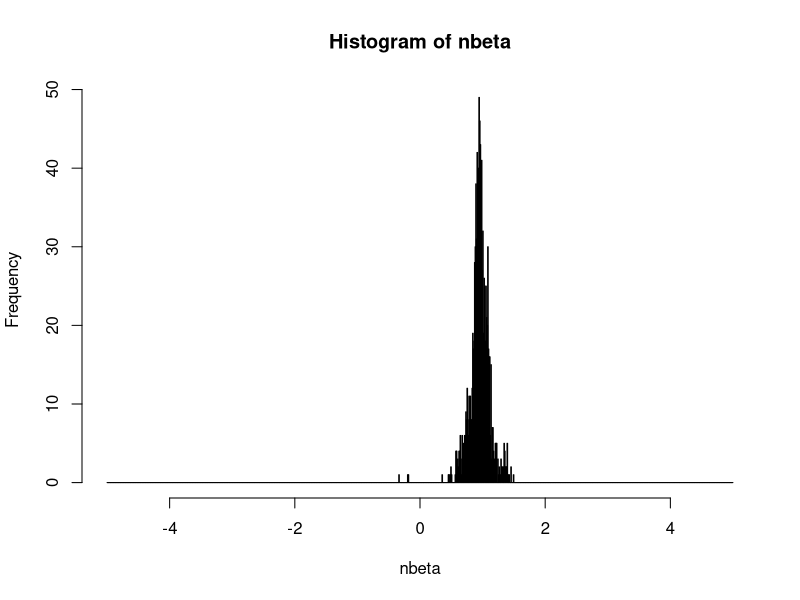
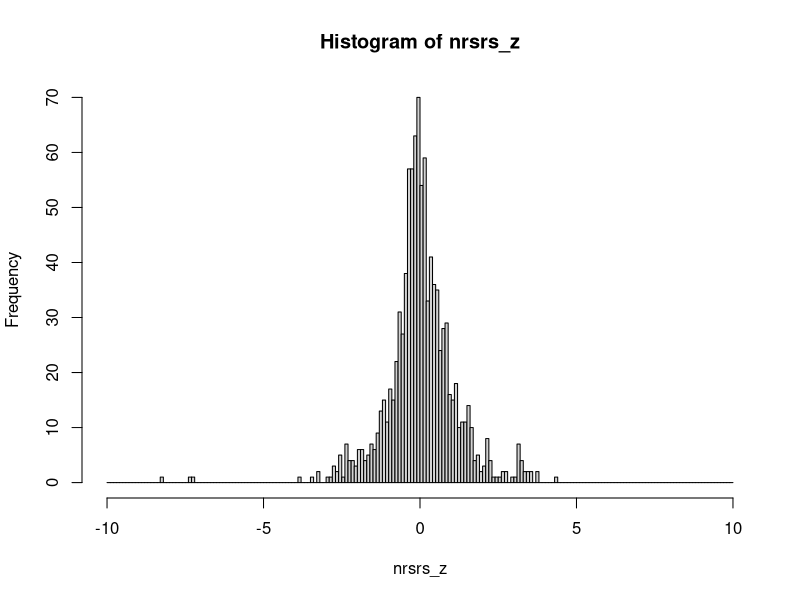

These figures' R source, in order:
data=read.csv("01.csv",header=TRUE, stringsAsFactors=FALSE)


# define the rolling window size for beta calculation
N=18           
# initialize an empty vector to store the beta values           
nbeta=c()                  

nrow(data)   

# This loop calculates rolling beta values
for (i in N:nrow(data)) {
   # select a rolling window of size 18
  newdata=data[(i-17):i,] 
   # fit a linear regression model
  fit=lm(High~Low,data=newdata)  
  # store the beta value in the 'nbeta' vector
  nbeta=c(nbeta,as.numeric(fit$coefficients[2]))  
}

print(paste("Mean rsrs_n", mean(na.omit(nbeta)))) 
print(paste("Standard Deviation rsrs_n",sd(na.omit(nbeta))))  

hist(nbeta,breaks =seq(from=-5,to=5,by=0.01))  



# initialize an empty vector to store the z-score values
nrsrs_z=c()                

# This loop calculates rolling z-score values
for (j in (N+50):nrow(data)){
  # select the previous 50 beta values
  rsrs_m <- nbeta[c(j-50:j)]  
   # select the current beta value
  rsrs_n <- nbeta[c(j)]     
   # calculate the z-score 
  rsrs_z <- (rsrs_n - mean(rsrs_m))/sd(rsrs_m)  
  # store the z-score value in the 'nrsrs_z' vector
  nrsrs_z = c(nrsrs_z, as.numeric(rsrs_z))  
}

print(paste("Mean nrsrs_z", mean(na.omit(nrsrs_z))))  
print(paste("Standard Deviation nrsrs_z",sd(na.omit(nrsrs_z)))) 

hist(nrsrs_z,breaks =seq(from=-10,to=10,by=0.1))  

